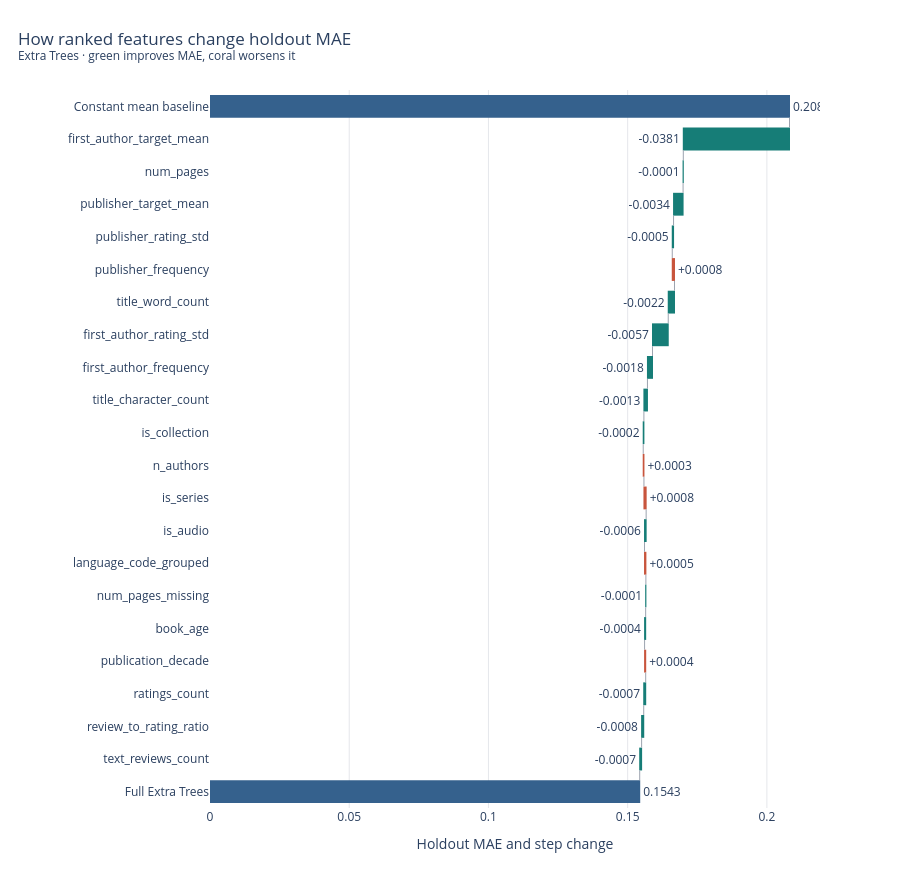

Notebook code for this chart:
### Markdown cell above
#### Plot the MAE waterfall

A downward step improves MAE; an upward step makes MAE worse at that point in the ranked sequence.

### Code cell
if RUN_FEATURE_IMPACT_ANALYSIS:
    waterfall_measures = (
        ["absolute"]
        + ["relative"] * len(ranked_features)
        + ["total"]
    )
    waterfall_values = [baseline_mae] + waterfall_changes + [0]
    waterfall_text = (
        [f"{baseline_mae:.4f}"]
        + [f"{change:+.4f}" for change in waterfall_changes]
        + [f"{final_cumulative_mae:.4f}"]
    )

    feature_impact_waterfall = go.Figure(go.Waterfall(
        name="Test MAE",
        orientation="h",
        measure=waterfall_measures,
        y=waterfall_labels,
        x=waterfall_values,
        text=waterfall_text,
        textposition="outside",
        hovertext=waterfall_hover_text,
        hoverinfo="text",
        decreasing={"marker": {"color": COLOR_PRIMARY}},
        increasing={"marker": {"color": COLOR_CORAL}},
        totals={"marker": {"color": COLOR_BLUE}},
        connector={"line": {"color": "#9CA3AF", "width": 1}},
    ))
    feature_impact_waterfall.update_layout(
        title={
            "text": (
                "How ranked features change holdout MAE"
                f"<br><sup>{selected_model_name} · green improves MAE, coral worsens it</sup>"
            ),
            "x": 0.02,
            "xanchor": "left",
        },
        xaxis_title="Holdout MAE and step change",
        yaxis_title="",
        showlegend=False,
        template="plotly_white",
        height=max(720, 34 * len(waterfall_labels) + 130),
        waterfallgap=0.30,
        margin={"b": 70, "l": 210, "r": 80, "t": 90},
        hoverlabel={"align": "left"},
    )
    feature_impact_waterfall.update_xaxes(
        gridcolor="#E5E7EB",
        zeroline=False,
    )
    feature_impact_waterfall.update_yaxes(
        autorange="reversed",
        showgrid=False,
    )
    feature_impact_waterfall.show()

### Figure 1 — Plotly figure (JSON) as saved in the notebook; plotly's stock layout.template omitted (floating-point values rounded to 4 significant figures)
{"data": [{"connector": {"line": {"color": "#9CA3AF", "width": 1}}, "decreasing": {"marker": {"color": "#167D77"}}, "hoverinfo": "text", "hovertext": ["<b>Constant mean baseline</b><br>Test MAE: 0.208120", "<b>first_author_target_mean</b><br>MAE change: -0.038139<br>Test MAE after step: 0.169982", "<b>num_pages</b><br>MAE change: -0.000081<br>Test MAE after step: 0.169901", "<b>publisher_target_mean</b><br>MAE change: -0.003417<br>Test MAE after step: 0.166483", "<b>publisher_rating_std</b><br>MAE change: -0.000468<br>Test MAE after step: 0.166015", "<b>publisher_frequency</b><br>MAE change: +0.000801<br>Test MAE after step: 0.166816", "<b>title_word_count</b><br>MAE change: -0.002247<br>Test MAE after step: 0.164570", "<b>first_author_rating_std</b><br>MAE change: -0.005653<br>Test MAE after step: 0.158916", "<b>first_author_frequency</b><br>MAE change: -0.001813<br>Test MAE after step: 0.157103", "<b>title_character_count</b><br>MAE change: -0.001273<br>Test MAE after step: 0.155830", "<b>is_collection</b><br>MAE change: -0.000246<br>Test MAE after step: 0.155585", "<b>n_authors</b><br>MAE change: +0.000262<br>Test MAE after step: 0.155847", "<b>is_series</b><br>MAE change: +0.000792<br>Test MAE after step: 0.156638", "<b>is_audio</b><br>MAE change: -0.000583<br>Test MAE after step: 0.156055", "<b>language_code_grouped</b><br>MAE change: +0.000490<br>Test MAE after step: 0.156545", "<b>num_pages_missing</b><br>MAE change: -0.000079<br>Test MAE after step: 0.156465", "<b>book_age</b><br>MAE change: -0.000386<br>Test MAE after step: 0.156079", "<b>publication_decade</b><br>MAE change: +0.000397<br>Test MAE after step: 0.156477", "<b>ratings_count</b><br>MAE change: -0.000710<br>Test MAE after step: 0.155767", "<b>review_to_rating_ratio</b><br>MAE change: -0.000761<br>Test MAE after step: 0.155006", "<b>text_reviews_count</b><br>MAE change: -0.000683<br>Test MAE after step: 0.154323", "<b>Full Extra Trees</b><br>Test MAE: 0.154323"], "increasing": {"marker": {"color": "#C8553D"}}, "measure": ["absolute", "relative", "relative", "relative", "relative", "relative", "relative", "relative", "relative", "relative", "relative", "relative", "relative", "relative", "relative", "relative", "relative", "relative", "relative", "relative", "relative", "total"], "name": "Test MAE", "orientation": "h", "text": ["0.2081", "-0.0381", "-0.0001", "-0.0034", "-0.0005", "+0.0008", "-0.0022", "-0.0057", "-0.0018", "-0.0013", "-0.0002", "+0.0003", "+0.0008", "-0.0006", "+0.0005", "-0.0001", "-0.0004", "+0.0004", "-0.0007", "-0.0008", "-0.0007", "0.1543"], "textposition": "outside", "totals": {"marker": {"color": "#35618D"}}, "type": "waterfall", "x": [0.2081, -0.03814, -8.097e-05, -0.003417, -0.0004681, 0.0008013, -0.002247, -0.005653, -0.001813, -0.001273, -0.0002455, 0.0002619, 0.0007918, -0.0005833, 0.0004899, -7.949e-05, -0.0003861, 0.0003974, -0.0007096, -0.0007606, -0.0006831, 0], "y": ["Constant mean baseline", "first_author_target_mean", "num_pages", "publisher_target_mean", "publisher_rating_std", "publisher_frequency", "title_word_count", "first_author_rating_std", "first_author_frequency", "title_character_count", "is_collection", "n_authors", "is_series", "is_audio", "language_code_grouped", "num_pages_missing", "book_age", "publication_decade", "ratings_count", "review_to_rating_ratio", "text_reviews_count", "Full Extra Trees"]}], "layout": {"height": 878, "hoverlabel": {"align": "left"}, "margin": {"b": 70, "l": 210, "r": 80, "t": 90}, "showlegend": false, "title": {"text": "How ranked features change holdout MAE<br><sup>Extra Trees · green improves MAE, coral worsens it</sup>", "x": 0.02, "xanchor": "left"}, "waterfallgap": 0.3, "xaxis": {"gridcolor": "#E5E7EB", "title": {"text": "Holdout MAE and step change"}, "zeroline": false}, "yaxis": {"autorange": "reversed", "showgrid": false, "title": {"text": ""}}}}
